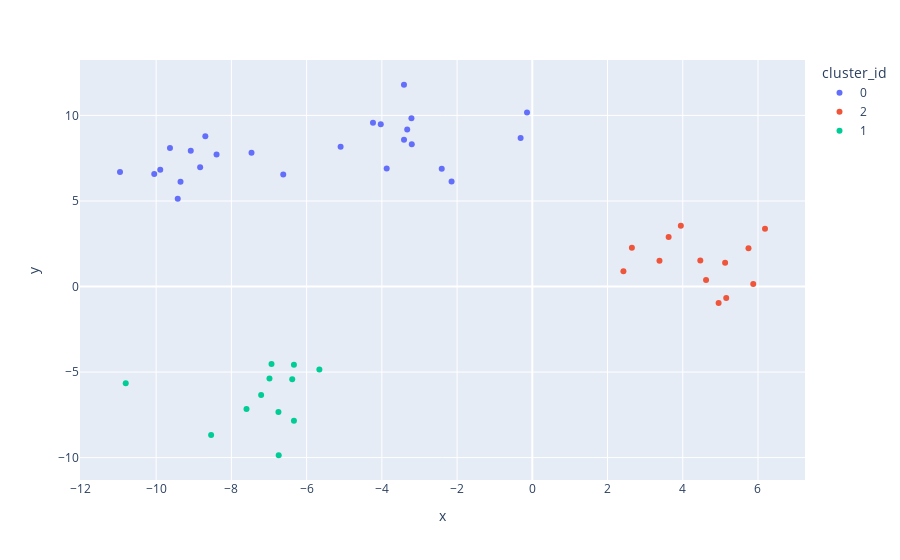

The notebook cell saved with this chart:
### Code cell
px.scatter(blobs_df, x='x', y='y', color='cluster_id')

### Figure 1 — Plotly figure (JSON) as saved in the notebook; plotly's stock layout.template omitted (floating-point values rounded to 4 significant figures)
{"data": [{"hovertemplate": "cluster_id=0<br>x=%{x}<br>y=%{y}<extra></extra>", "legendgroup": "0", "marker": {"color": "#636efa", "symbol": "circle"}, "mode": "markers", "name": "0", "orientation": "v", "showlegend": true, "type": "scatter", "x": [-3.412, -3.871, -0.3107, -3.326, -9.891, -2.408, -9.352, -5.097, -9.633, -4.236, -8.394, -2.146, -4.028, -8.831, -10.05, -0.1404, -9.08, -8.693, -10.96, -9.426, -3.204, -3.213, -6.621, -3.41, -7.465], "xaxis": "x", "y": [11.79, 6.896, 8.676, 9.181, 6.832, 6.877, 6.12, 8.171, 8.093, 9.578, 7.715, 6.144, 9.486, 6.972, 6.571, 10.17, 7.93, 8.776, 6.693, 5.128, 8.316, 9.828, 6.546, 8.577, 7.817], "yaxis": "y"}, {"hovertemplate": "cluster_id=2<br>x=%{x}<br>y=%{y}<extra></extra>", "legendgroup": "2", "marker": {"color": "#EF553B", "symbol": "circle"}, "mode": "markers", "name": "2", "orientation": "v", "showlegend": true, "type": "scatter", "x": [4.953, 2.422, 4.62, 6.186, 5.748, 5.155, 5.874, 3.381, 3.949, 4.466, 5.126, 2.648, 3.624], "xaxis": "x", "y": [-0.9663, 0.8934, 0.3866, 3.37, 2.23, -0.6714, 0.1419, 1.509, 3.559, 1.522, 1.396, 2.268, 2.891], "yaxis": "y"}, {"hovertemplate": "cluster_id=1<br>x=%{x}<br>y=%{y}<extra></extra>", "legendgroup": "1", "marker": {"color": "#00cc96", "symbol": "circle"}, "mode": "markers", "name": "1", "orientation": "v", "showlegend": true, "type": "scatter", "x": [-10.81, -8.539, -6.933, -6.749, -6.988, -6.383, -7.209, -5.661, -6.338, -7.598, -6.742, -6.337], "xaxis": "x", "y": [-5.647, -8.674, -4.533, -7.329, -5.375, -5.417, -6.344, -4.846, -4.573, -7.159, -9.861, -7.848], "yaxis": "y"}], "layout": {"autosize": true, "legend": {"title": {"text": "cluster_id"}, "tracegroupgap": 0}, "margin": {"t": 60}, "xaxis": {"anchor": "y", "autorange": true, "domain": [0, 1], "range": [-11.98, 7.205], "title": {"text": "x"}, "type": "linear"}, "yaxis": {"anchor": "x", "autorange": true, "domain": [0, 1], "range": [-11.54, 13.47], "title": {"text": "y"}, "type": "linear"}}}
